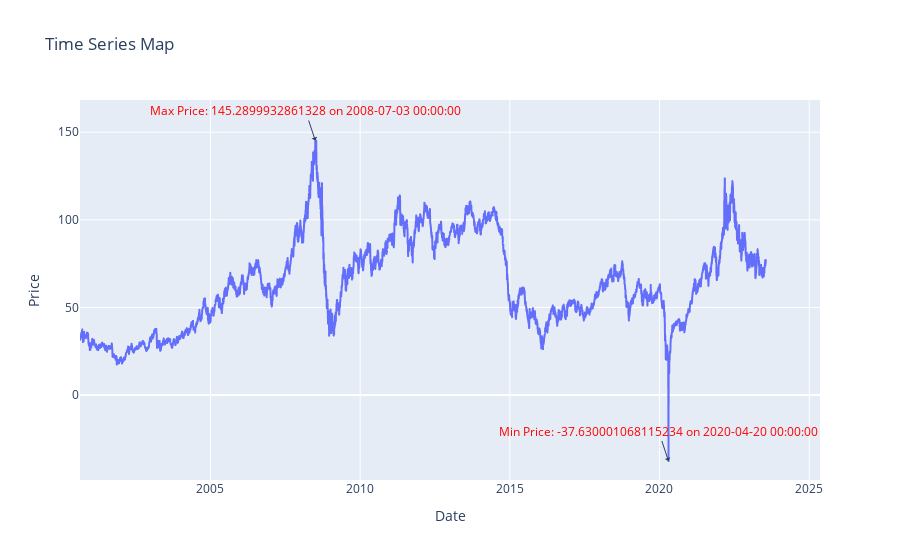

Here is the notebook cell this chart was saved with:
### Code cell
import plotly.express as px
import plotly.graph_objs as go

# Create the interactive time series map
fig = px.line(df, x='Date', y='Price', title='Time Series Map')

# Add maximum price label
max_price = df['Price'].max()
max_date = df.loc[df['Price'] == max_price, 'Date'].iloc[0]
fig.add_annotation(x=max_date, y=max_price, text=f'Max Price: {max_price} on {max_date}', showarrow=True, arrowhead=1 ,font=dict(color='red'))

# Add minimum price label
min_price = df['Price'].min()
min_date = df.loc[df['Price'] == min_price, 'Date'].iloc[0]
fig.add_annotation(x=min_date, y=min_price, text=f'Min Price: {min_price} on {min_date}', showarrow=True, arrowhead=1 ,font=dict(color='red'))

# Show the plot
fig.show()

### Figure 1 — Plotly figure (JSON) as saved in the notebook; plotly's stock layout.template omitted (floating-point values rounded to 4 significant figures; data arrays with more than 128 entries replaced by an {"elided": "..."} marker saying what was removed)
{"data": [{"hovertemplate": "Date=%{x}<br>Price=%{y}<extra></extra>", "legendgroup": "", "line": {"color": "#636efa", "dash": "solid"}, "marker": {"symbol": "circle"}, "mode": "lines", "name": "", "showlegend": false, "type": "scattergl", "x": {"elided": "5751 str values"}, "xaxis": "x", "y": {"elided": "5751 float values"}, "yaxis": "y"}], "layout": {"annotations": [{"arrowhead": 1, "font": {"color": "red"}, "showarrow": true, "text": "Max Price: 145.2899932861328 on 2008-07-03 00:00:00", "x": "2008-07-03T00:00:00", "y": 145.3}, {"arrowhead": 1, "font": {"color": "red"}, "showarrow": true, "text": "Min Price: -37.630001068115234 on 2020-04-20 00:00:00", "x": "2020-04-20T00:00:00", "y": -37.63}], "legend": {"tracegroupgap": 0}, "title": {"text": "Time Series Map"}, "xaxis": {"anchor": "y", "domain": [0, 1], "title": {"text": "Date"}}, "yaxis": {"anchor": "x", "domain": [0, 1], "title": {"text": "Price"}}}}
